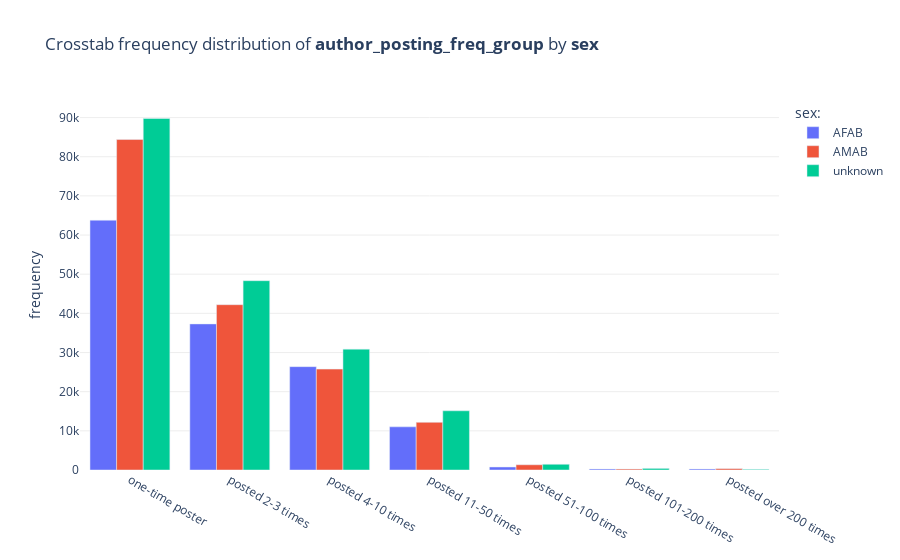

Here is the notebook cell this chart was saved with:
### Code cell
cat_crosstab_freq_plot(
    df, 
    'author_posting_freq_group', POSTING_FREQ_GROUPS_LABELS_ORDERED_LIST, 
    'sex', SEX_LABELS_ORDERED_LIST, 
)

### Figure 1 — Plotly figure (JSON) as saved in the notebook; plotly's stock layout.template omitted (floating-point values rounded to 4 significant figures)
{"data": [{"name": "AFAB", "type": "bar", "x": ["one-time poster", "posted 2-3 times", "posted 4-10 times", "posted 11-50 times", "posted 51-100 times", "posted 101-200 times", "posted over 200 times"], "y": [63786, 37305, 26392, 11023, 764, 250, 254]}, {"name": "AMAB", "type": "bar", "x": ["one-time poster", "posted 2-3 times", "posted 4-10 times", "posted 11-50 times", "posted 51-100 times", "posted 101-200 times", "posted over 200 times"], "y": [84394, 42213, 25762, 12174, 1336, 246, 345]}, {"name": "unknown", "type": "bar", "x": ["one-time poster", "posted 2-3 times", "posted 4-10 times", "posted 11-50 times", "posted 51-100 times", "posted 101-200 times", "posted over 200 times"], "y": [89763, 48343, 30866, 15121, 1463, 409, 167]}], "layout": {"autosize": true, "legend": {"title": {"text": "sex:"}}, "plot_bgcolor": "#fff", "title": {"text": "Crosstab frequency distribution of <b>author_posting_freq_group</b> by <b>sex</b>"}, "xaxis": {"autorange": true, "range": [-0.5, 6.5], "rangemode": "tozero", "showspikes": false, "type": "category"}, "yaxis": {"autorange": true, "gridcolor": "#eee", "range": [0, 94490.0], "rangemode": "tozero", "showspikes": false, "title": {"text": "frequency"}, "type": "linear"}}}
